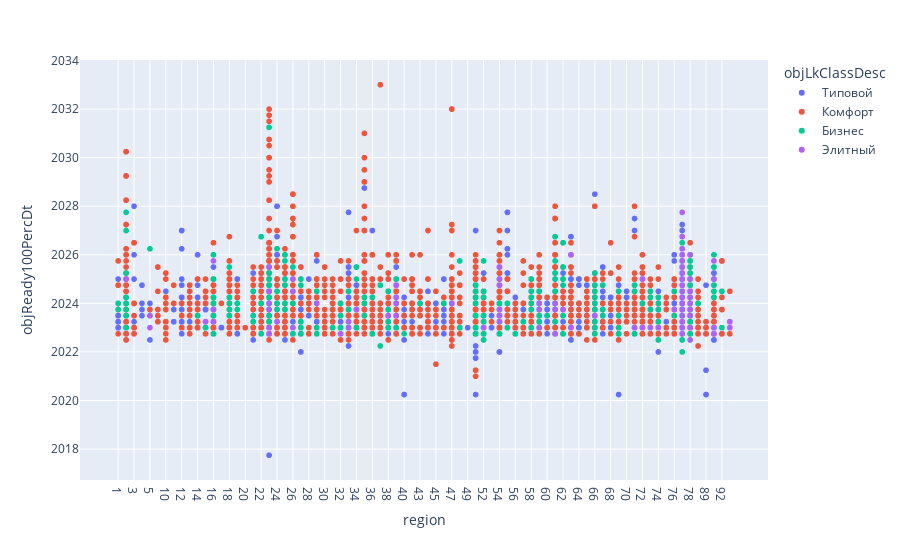

Notebook cell for this chart:
### Markdown cell above
Подаем на вход  поочередно столбцы датафрейма, смотрим на график, выбираем наиболее информативные

### Code cell
# Диаграмма рассеивания сроков ввода в эксплуатацию объектов по регионам
Scatterplot_reg('objReady100PercDt')

### Figure 1 — Plotly figure (JSON) as saved in the notebook; plotly's stock layout.template omitted (floating-point values rounded to 4 significant figures; data arrays with more than 128 entries replaced by an {"elided": "..."} marker saying what was removed)
{"data": [{"hovertemplate": "objLkClassDesc=Типовой<br>region=%{x}<br>objReady100PercDt=%{y}<extra></extra>", "legendgroup": "Типовой", "marker": {"color": "#636efa", "symbol": "circle"}, "mode": "markers", "name": "Типовой", "showlegend": true, "type": "scattergl", "x": {"elided": "2768 str values"}, "xaxis": "x", "y": {"elided": "2768 str values"}, "yaxis": "y"}, {"hovertemplate": "objLkClassDesc=Комфорт<br>region=%{x}<br>objReady100PercDt=%{y}<extra></extra>", "legendgroup": "Комфорт", "marker": {"color": "#EF553B", "symbol": "circle"}, "mode": "markers", "name": "Комфорт", "showlegend": true, "type": "scattergl", "x": {"elided": "4001 str values"}, "xaxis": "x", "y": {"elided": "4001 str values"}, "yaxis": "y"}, {"hovertemplate": "objLkClassDesc=Бизнес<br>region=%{x}<br>objReady100PercDt=%{y}<extra></extra>", "legendgroup": "Бизнес", "marker": {"color": "#00cc96", "symbol": "circle"}, "mode": "markers", "name": "Бизнес", "showlegend": true, "type": "scattergl", "x": {"elided": "761 str values"}, "xaxis": "x", "y": {"elided": "761 str values"}, "yaxis": "y"}, {"hovertemplate": "objLkClassDesc=Элитный<br>region=%{x}<br>objReady100PercDt=%{y}<extra></extra>", "legendgroup": "Элитный", "marker": {"color": "#ab63fa", "symbol": "circle"}, "mode": "markers", "name": "Элитный", "showlegend": true, "type": "scattergl", "x": {"elided": "199 str values"}, "xaxis": "x", "y": {"elided": "199 str values"}, "yaxis": "y"}], "layout": {"legend": {"title": {"text": "objLkClassDesc"}, "tracegroupgap": 0}, "margin": {"t": 60}, "xaxis": {"anchor": "y", "domain": [0, 1], "title": {"text": "region"}}, "yaxis": {"anchor": "x", "domain": [0, 1], "title": {"text": "objReady100PercDt"}}}}
